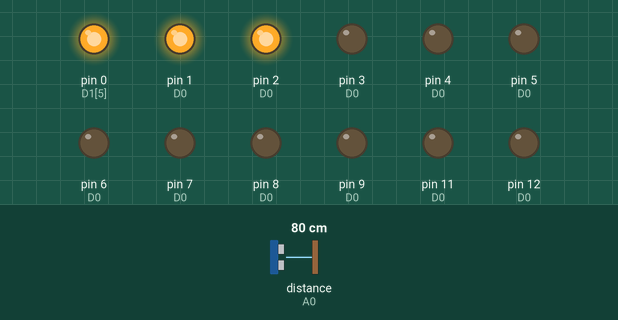
The sketch below on a simulated Arduino Uno, built with avr-gcc and run on an emulated ATmega328P. Shown: output pins drawn as LEDs (lit = HIGH). Wiring (inferred from the names in the program): ultrasonic range finder: trigger pin 13; echo A0. Inputs (shaded band) come from the test bench; at power-on: distance to the obstacle (sensor on A0) 80 cm. The echo pulse lasts 58.3 µs per cm; pins used as bus, display or sensor lines are not drawn.

Above: at 1.2 s.
1.3 s: distance to the obstacle (sensor on A0) set to 2 cm
At 1.9 s:
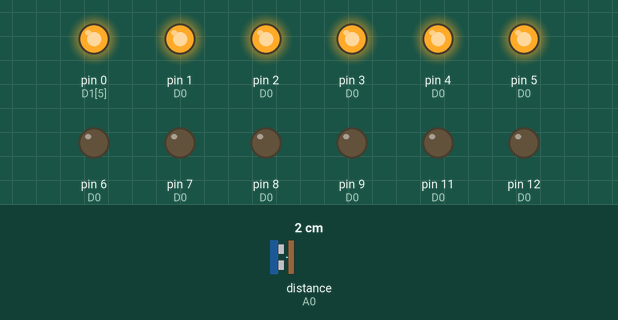
2.8 s: distance to the obstacle (sensor on A0) set to 9 cm
4.3 s: distance to the obstacle (sensor on A0) set to 12 cm
At 5.4 s:
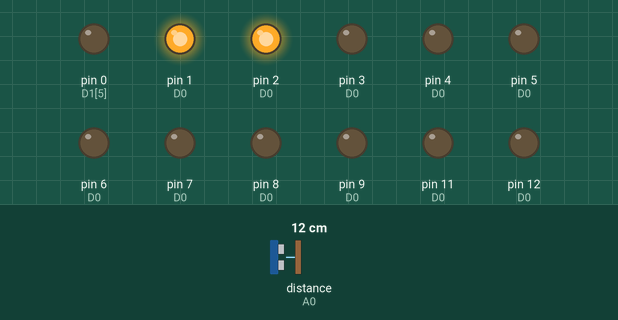
5.8 s: distance to the obstacle (sensor on A0) set to 19 cm
7.3 s: distance to the obstacle (sensor on A0) set to 23 cm
At 7.7 s:
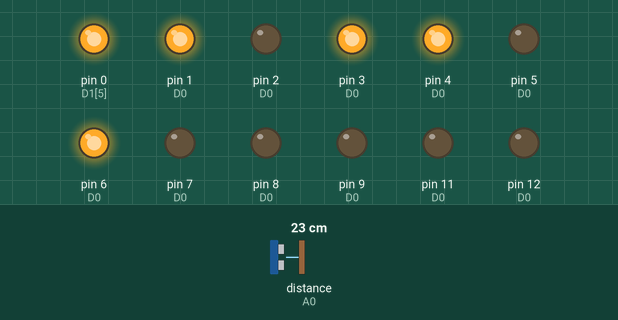
8.8 s: distance to the obstacle (sensor on A0) set to 4 cm
At 10.0 s:
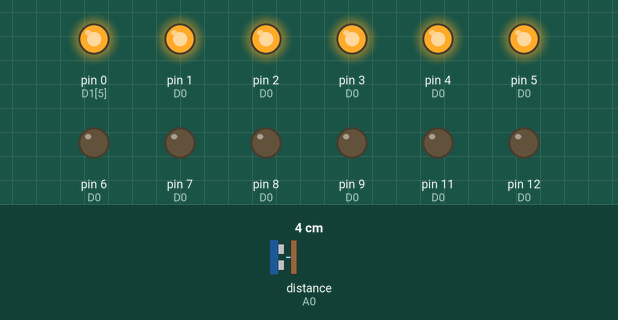
Timing chart, 0 to 11.3 s (numbered marks = the images above; inputs shaded):
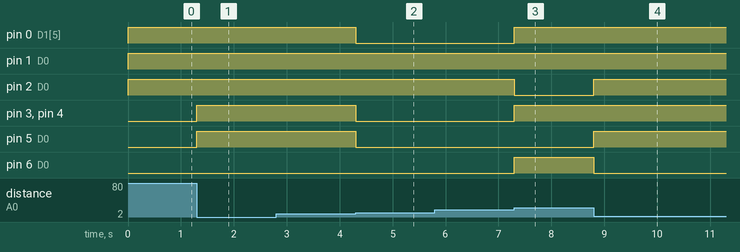

The sketch:

Project-Ultrsonic.ino
```cpp
#define a 0
#define b 1
#define c 2
#define d 3
#define e 4
#define f 5
#define g 6
#define a1 7
#define b2 8
#define c3 9
#define d4 10
#define e5 11
#define g6 12
#define trig 13
#define echo A0
double num=0,dis=0;
long duration=0;
byte cnt=0,num0=0,num1=0;
byte D0[7]={a,b,c,d,e,f,g},D1[7]={a1,b2,c3,d4,e5,0,g6};
byte nums[11][7]={
  {1,1,1,1,1,1,0},
  {0,1,1,0,0,0,0},
  {1,1,0,1,1,0,1},
  {1,1,1,1,0,0,1},
  {0,1,1,0,0,1,1},
  {1,0,1,1,0,1,1},
  {1,0,1,1,1,1,1},
  {1,1,1,0,0,0,0},
  {1,1,1,1,1,1,1},
  {1,1,1,1,0,1,1},
  {0,0,0,0,0,0,0}};
void ultrasonic(){
 digitalWrite(13,0);
 delayMicroseconds(2);
 digitalWrite(13,1);
 delayMicroseconds(10);
 digitalWrite(13,0);
 duration=pulseIn(echo,HIGH);
 dis=0.000343*duration/2;
}
void save1(uint8_t n10){
  n10=(n10==0)?10:n10;
  for(int i=0;i<7;i++){
    if(i!=5)
digitalWrite(D1[i],*((*nums)+i+(7*n10)));
}}
void save0(uint8_t n0){
  for(int i=0;i<7;i++)
digitalWrite(D0[i],*((*nums)+i+(7*n0)));
  }
void setup()
{
  for (int i=0;i<14;i++)
    pinMode(i, OUTPUT);

}
void loop()
{
  ultrasonic();
  num=dis;
  num=(num>=10)?(num/10):num;
  num1=uint8_t(num);
  num0=((num-uint8_t(num))*10);
  save1(num1);
  save0(num0);

}
```

Measured:
- the behaviour switches between 10 and 11 cm on distance to the obstacle (sensor on A0) (found by bisection; images 1 and 2)
- the behaviour switches between 20 and 21 cm on distance to the obstacle (sensor on A0) (found by bisection; images 2 and 3)
- after the input at 1.3 s, pin 3 (D0), pin 4 (D0), pin 5 (D0): LOW → HIGH at once
- after the input at 2.8 s, every drawn part: stays the same
- after the input at 4.3 s, pin 0 (D1[5]), pin 3 (D0), pin 4 (D0), pin 5 (D0): HIGH → LOW at once
- after the input at 5.8 s, every drawn part: stays the same
- after the input at 7.3 s, pin 0 (D1[5]), pin 3 (D0), pin 4 (D0), pin 6 (D0): LOW → HIGH at once; pin 2 (D0): HIGH → LOW at once
- after the input at 8.8 s, pin 2 (D0), pin 5 (D0): LOW → HIGH at once; pin 6 (D0): HIGH → LOW at once
